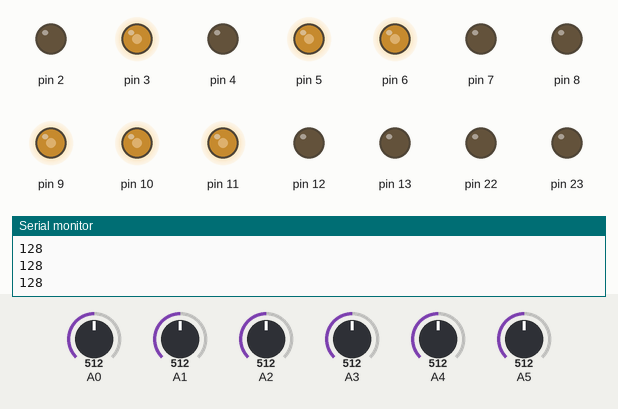
A sketch run on a simulated Arduino Uno, built with avr-gcc and run on an emulated ATmega328P. Parts: output pins drawn as LEDs (lit = HIGH), the last lines printed to the serial monitor. Inputs (shaded band) come from the test bench; at power-on: A0 = 512, A1 = 512, A2 = 512, A3 = 512, A4 = 512, A5 = 512.

Above: at 1.2 s.
1.3 s: A0 set to 716
At 1.9 s:
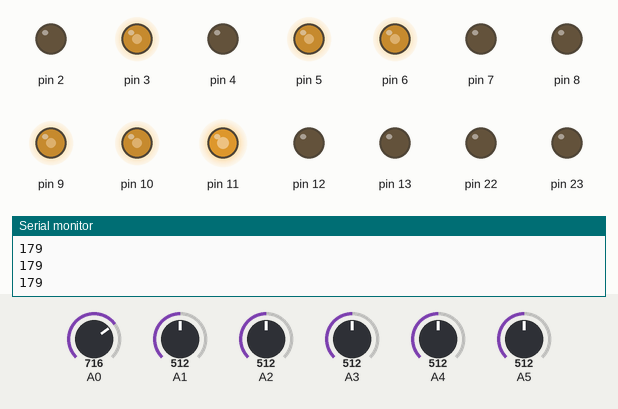
2.8 s: A1 set to 716
At 4.0 s:
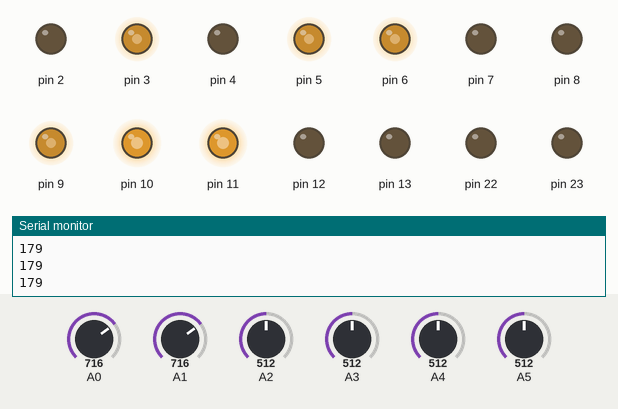
4.3 s: A2 set to 716
At 5.5 s:
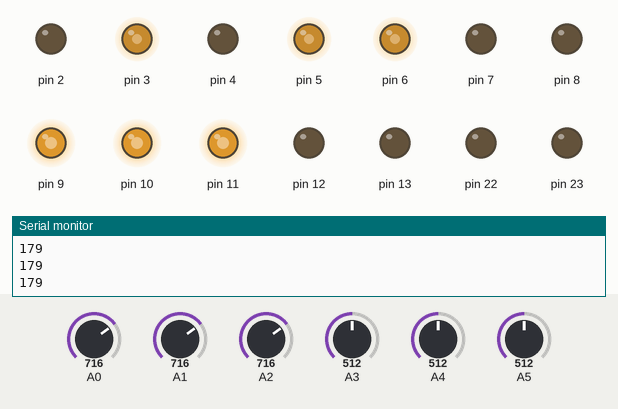
5.8 s: A3 set to 716
At 7.0 s:
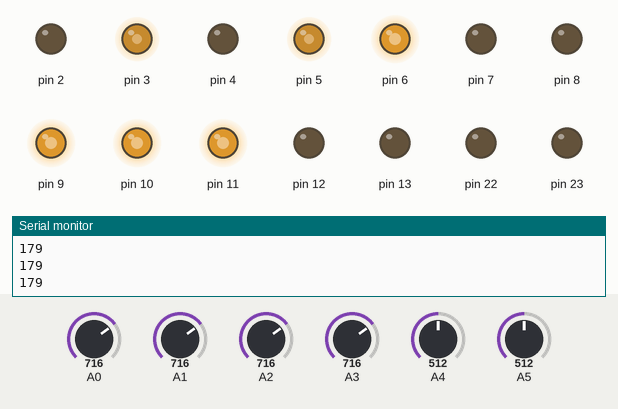
7.3 s: A4 set to 716
At 7.9 s:
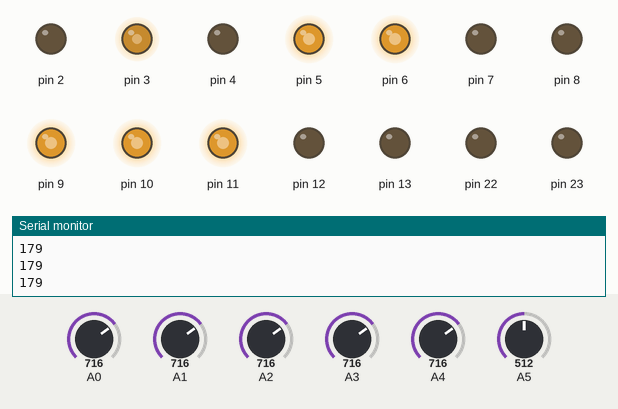
8.8 s: A5 set to 716
At 9.4 s:
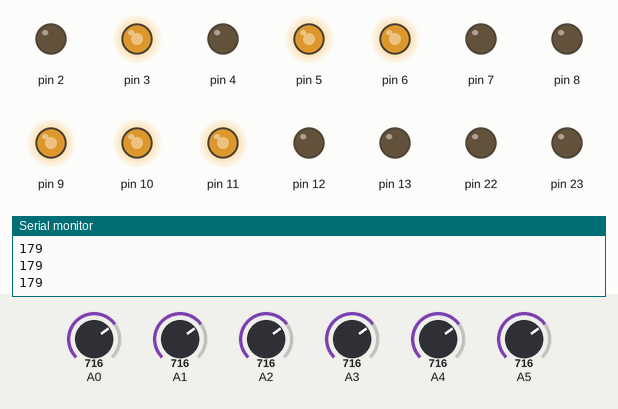
Timing chart, 0 to 11.3 s (numbered marks = the images above; inputs shaded):
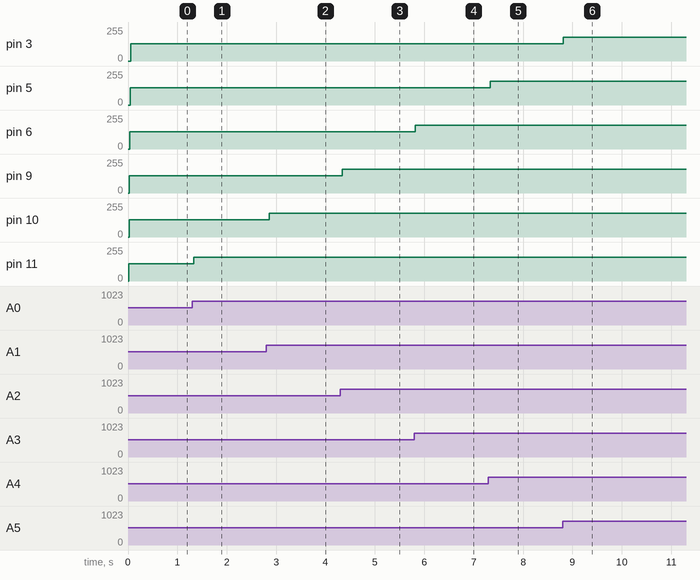

Measured:
- after the input at 1.3 s, pin 11: 128/255 → 179/255 at once
- after the input at 2.8 s, pin 10: 128/255 → 179/255 after 0.06 s
- after the input at 4.3 s, pin 9: 128/255 → 179/255 at once
- after the input at 5.8 s, pin 6: 128/255 → 179/255 at once
- after the input at 7.3 s, pin 5: 128/255 → 179/255 at once
- after the input at 8.8 s, pin 3: 128/255 → 179/255 at once

The sketch:

LightingController.ino
```cpp
// An efficient light dimming controller
// PWM Clock = F_CPU / prescaler / phase-correct cycles (510)

void setup() {
  // output ports
  DDRB = 0xFF;       // all outputs PORTB - D8-D13
  DDRD = 0xFF;       // all outputs PORTD - D0-D7

  ADMUX  =
           0<<REFS1   // Voltage "Reference Selection" set to (0, 1): AVcc
         | 1<<REFS0   //   with external capacitor at AREF pin
         | 1<<ADLAR;  // ADC Left Adjust Result (result bits are left justified)

  ADCSRA =           // "ADC Control and Status Register A"
           1<<ADEN   // "ADC Enable"
         | 1<<ADSC   // "ADC Start Conversion"
         | 1<<ADPS2  // "ADC Prescaler Select Bits"
         | 1<<ADPS1  //   set to (1, 1, 1):
         | 1<<ADPS0; //   Division Factor 128

  DIDR0  =            // "Digital Input Disable Register 0"
           1<<ADC5D   // disable Digital Pin 5
         | 1<<ADC4D   // disable Digital Pin 4
         | 1<<ADC3D   // disable Digital Pin 3
         | 1<<ADC2D   // disable Digital Pin 2
         | 1<<ADC1D   // disable Digital Pin 1
         | 1<<ADC0D;  // disable Digital Pin 0

  TCCR0A =           // "Timer/Counter0 Control Register A"
           1<<COM0A1  // "Compare Match Output A Mode" Combined with PWM mode
         | 0<<COM0A0  //   set to (1, 0): Clear OC0A on Compare Match
         | 1<<COM0B1  // "Compare Match Output B Mode" Combined with PWM mode
         | 0<<COM0B0  //   set to (1, 0): Clear OC0B on Compare Match
         | 0<<WGM01   // "Waveform Generation Mode"
         | 1<<WGM00;  // Combined with WGM02 bit in TCCR0B and PWM ode


  TCCR0B =           // "Timer/Counter0 Control Register B"
           0<<WGM02  // "Waveform Generation Mode" Combined with WGM0:1 bits in TCCR0A
         | 1<<CS02   // "Clock Select"
         | 0<<CS01   // Clock I/O / 256 (from prescaler)
         | 0<<CS00;  //

  TCCR1A =           // "Timer/Counter1 Control Register A"
           1<<COM1A1  // "Compare Match Output A Mode" Combined with PWM mode
         | 0<<COM1A0  //   set to (1, 0): Clear OC1A on Compare Match
         | 1<<COM1B1  // "Compare Match Output B Mode" Combined with PWM mode
         | 0<<COM1B0  //   set to (1, 0): Clear OC1B on Compare Match
         | 0<<WGM11   // "Waveform Generation Mode"
         | 1<<WGM10;  // Combined with WGM12:3 bits in TCCR1B and PWM ode

  TCCR1B =           // "Timer/Counter1 Control Register B"
           0<<WGM13  // "Waveform Generation Mode" Combined with
         | 0<<WGM12  // WGM10:1 bits in TCCR1A
         | 1<<CS12   // "Clock Select"
         | 0<<CS11   // Clock I/O / 256 (from prescaler)
         | 0<<CS10;  //

  TCCR2A =           // "Timer/Counter1 Control Register A"
           1<<COM2A1  // "Compare Match Output A Mode" Combined with PWM mode
         | 0<<COM2A0  //   set to (1, 0): Clear OC2A on Compare Match
         | 1<<COM2B1  // "Compare Match Output B Mode" Combined with PWM mode
         | 0<<COM2B0  //   set to (1, 0): Clear OC2B on Compare Match
         | 0<<WGM21   // "Waveform Generation Mode"
         | 1<<WGM20;  // Combined with WGM12 bit in TCCR2B and PWM ode

  TCCR2B =           // "Timer/Counter1 Control Register B"
           0<<WGM22  // WGM20:1 bits in TCCR2A
         | 1<<CS22   // "Clock Select"
         | 1<<CS21   // ClkT2S / 256 (from prescaler)
         | 0<<CS20;  //

  bitSet(TIMSK2, TOIE2); // enable Timer/counter2 overflow interrupt
  Serial.begin(9600);
}

void loop() {
}

ISR(TIMER2_OVF_vect) {
  //analogWrite(11, analogRead(0) >> 2);
  static byte channel = 0;
  byte adc;
  adc = ADCH;  // read upper 8 bits of ADX conversion result
  //const byte pwm_pins[6] = { 11, 10, 9, 6, 5, 3 };

  switch(channel) {
    case 0: OCR2A = adc; break; // PWM pin D11
    case 1: OCR1B = adc; break; // PWM pin D10
    case 2: OCR1A = adc; break; // PWM pin D9
    case 3: OCR0A = adc; break; // PWM pin D6
    case 4: OCR0B = adc; break; // PWM pin D5
    case 5: OCR2B = adc; break; // PWM pin D3
  }

  //analogWrite(pwm_pins[channel], analogRead(channel) >> 2);

  channel++;

  if(channel > 5) {
    channel = 0; // roll over
  }

  ADMUX  = 0<<REFS1   // Voltage "Reference Selection" set to (0, 1): AVcc
         | 1<<REFS0   //   with external capacitor at AREF pin
         | 1<<ADLAR   // ADC Left Adjust Result (result bits are left justified)
         | channel;   // Set channel bits 3:0

  ADCSRA =           // "ADC Control and Status Register A"
           1<<ADEN   // "ADC Enable"
         | 1<<ADSC   // "ADC Start Conversion"
         | 1<<ADPS2  // "ADC Prescaler Select Bits"
         | 1<<ADPS1  //   set to (1, 1, 1):
         | 1<<ADPS0; //   Division Factor 128

  Serial.println(OCR2A);
}
```
